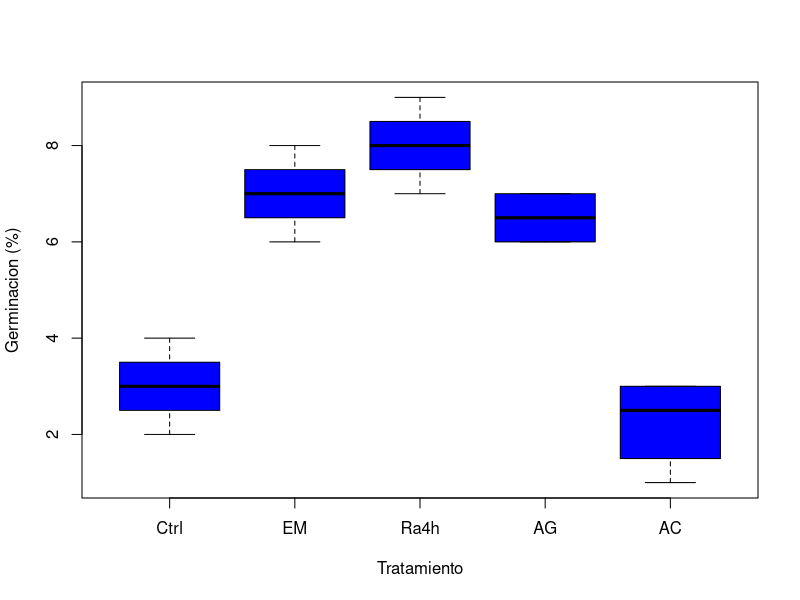
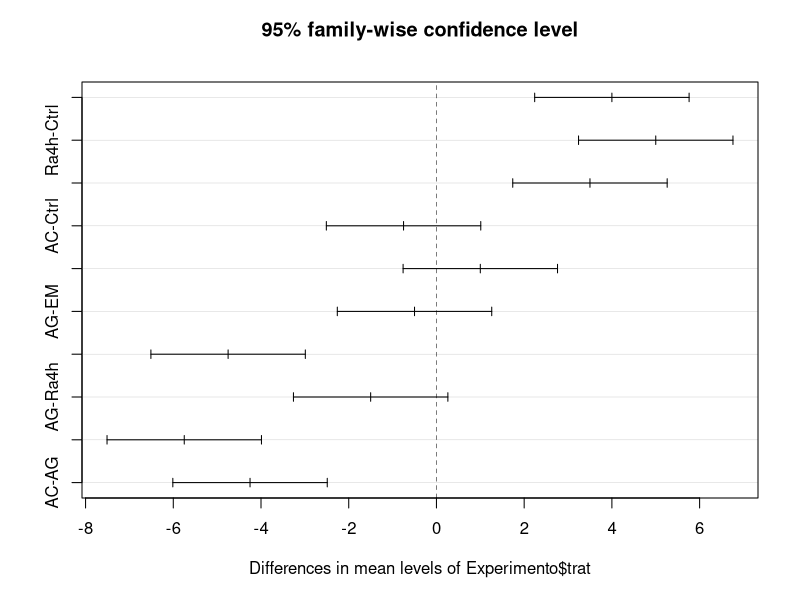

The R script that drew these images, in order:
#Cynthia Amely Plata Suarez 
#2071394
#08/05/2024


# Ingresar datos ----------------------------------------------------------

#Ingresar datos del diseño aleatorio
# 5 tratamientos germinativos
# 4 repeticiones cada tratamiento


germ <- c(3, 3, 4, 2, 7, 8, 7, 6, 8, 9, 8, 7, 6, 7, 7, 6, 3, 2, 1, 3)
trat <- gl(5, 4, 20, labels = c("Ctrl", "EM", "Ra4h", "AG", "AC"))

Experimento <- data.frame(trat, germ)

boxplot(Experimento$germ ~ Experimento$trat, col = "blue", xlab = "Tratamiento", ylab = "Germinacion (%)")

# Revisar normalidad
shapiro.test(Experimento$germ)

#Revisa la igualdad de la varianza
bartlett.test(Experimento$germ, Experimento$trat)

med.trat <- tapply(Experimento$germ, Experimento$trat, mean)
med.trat

#Media general
MG <- mean(Experimento$germ)


var.trat <- tapply(Experimento$germ, Experimento$trat, var)
var.trat

Experimento$SC <- (Experimento$germ - MG)^2

#Suma de cuadrados del experimento SCTotal
SCtot <- sum(Experimento$SC)
SCtot

#Suma del cuadrado del tratamiento SCTrat
SCtrat <- sum((med.trat-MG)^2 * 4)
SCtrat

#Suma de cuadrado error
SCtot - SCtrat

SCtrat/4
9.7/15
26.2/0.64


#ANOVA usando funcion aov
Exp.aov <- aov(Experimento$germ ~ Experimento$trat)
summary(Exp.aov)

#Existen diferencias entre los trat de germ
#Por lo tanto, aplicaremos prueba de Tukey 

TukeyHSD(Exp.aov)
plot(TukeyHSD(Exp.aov))